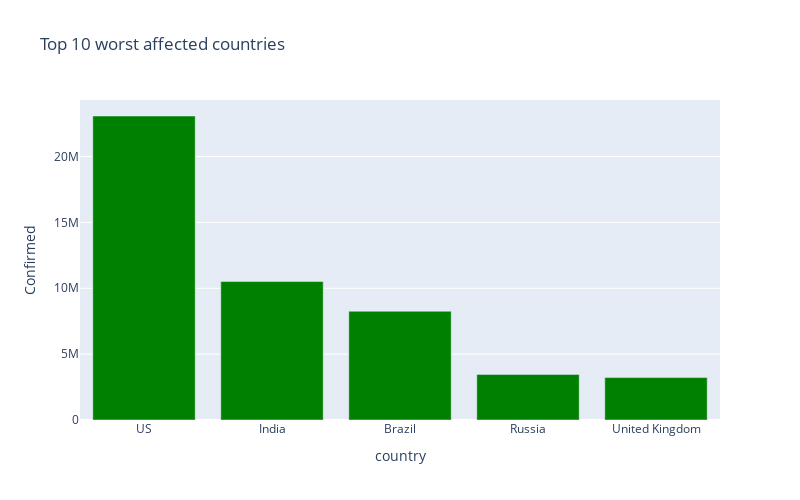

The cell this chart's notebook holds for it:
### Code cell
px.bar(
    country_data_sort.head(10),
    x = "country",
    y = "Confirmed",
    title= "Top 10 worst affected countries",
    color_discrete_sequence=["green"], 
    height=500,
    width=800
)

### Figure 1 — Plotly figure (JSON) as saved in the notebook; plotly's stock layout.template omitted (floating-point values rounded to 4 significant figures)
{"data": [{"alignmentgroup": "True", "hovertemplate": "country=%{x}<br>Confirmed=%{y}<extra></extra>", "legendgroup": "", "marker": {"color": "green"}, "name": "", "offsetgroup": "", "orientation": "v", "showlegend": false, "textposition": "auto", "type": "bar", "x": ["US", "India", "Brazil", "Russia", "United Kingdom"], "xaxis": "x", "y": [23077259, 10512093, 8256536, 3459237, 3220956], "yaxis": "y"}], "layout": {"barmode": "relative", "height": 500, "legend": {"tracegroupgap": 0}, "title": {"text": "Top 10 worst affected countries"}, "width": 800, "xaxis": {"anchor": "y", "domain": [0, 1], "title": {"text": "country"}}, "yaxis": {"anchor": "x", "domain": [0, 1], "title": {"text": "Confirmed"}}}}
